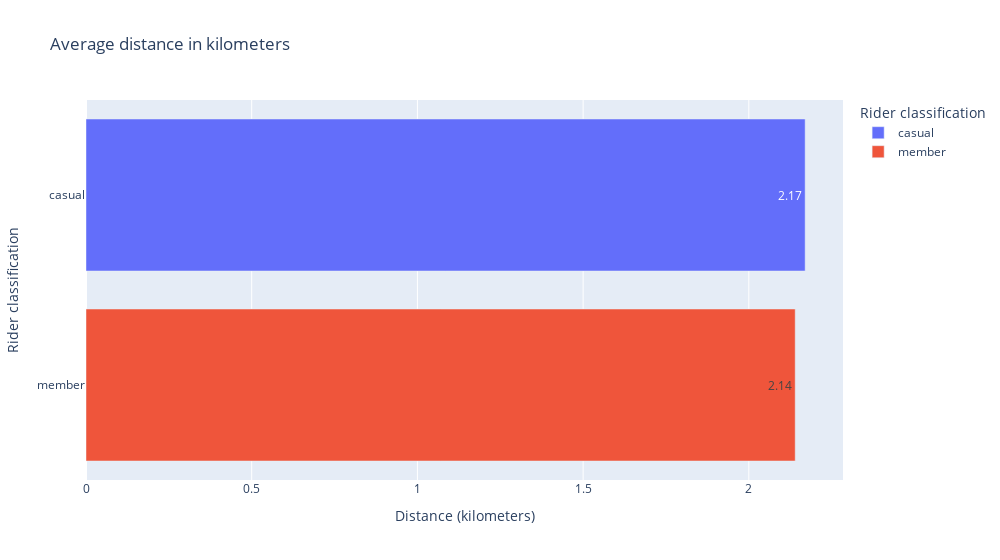

This figure's notebook cell:
### Code cell
px.bar(
    avg_ride,
    x="ride_distance_km",
    y="member_casual",
    color="member_casual",
    text="ride_distance_km",
    title="Average distance in kilometers",
    labels={
        "ride_distance_km": chart_legends["ride_distance_km"],
        "member_casual": chart_legends["member_casual"],
    },
    hover_name="member_casual",
    hover_data={"member_casual": False, "ride_distance_km": True},
    width=chart_parameters['width'],
)

### Figure 1 — Plotly figure (JSON) as saved in the notebook; plotly's stock layout.template omitted (floating-point values rounded to 4 significant figures)
{"data": [{"alignmentgroup": "True", "hovertemplate": "<b>%{hovertext}</b><br><br>Distance (kilometers)=%{text}<extra></extra>", "hovertext": ["casual"], "legendgroup": "casual", "marker": {"color": "#636efa", "pattern": {"shape": ""}}, "name": "casual", "offsetgroup": "casual", "orientation": "h", "showlegend": true, "text": [2.17], "textposition": "auto", "type": "bar", "x": [2.17], "xaxis": "x", "y": ["casual"], "yaxis": "y"}, {"alignmentgroup": "True", "hovertemplate": "<b>%{hovertext}</b><br><br>Distance (kilometers)=%{text}<extra></extra>", "hovertext": ["member"], "legendgroup": "member", "marker": {"color": "#EF553B", "pattern": {"shape": ""}}, "name": "member", "offsetgroup": "member", "orientation": "h", "showlegend": true, "text": [2.14], "textposition": "auto", "type": "bar", "x": [2.14], "xaxis": "x", "y": ["member"], "yaxis": "y"}], "layout": {"barmode": "relative", "legend": {"title": {"text": "Rider classification"}, "tracegroupgap": 0}, "title": {"text": "Average distance in kilometers"}, "width": 1000, "xaxis": {"anchor": "y", "domain": [0, 1], "title": {"text": "Distance (kilometers)"}}, "yaxis": {"anchor": "x", "categoryarray": ["member", "casual"], "categoryorder": "array", "domain": [0, 1], "title": {"text": "Rider classification"}}}}
